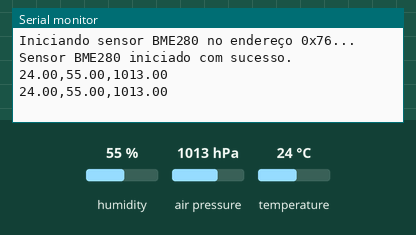
Bench run of a sketch on a simulated Arduino Uno, built with avr-gcc and run on an emulated ATmega328P. Shown: the last lines printed to the serial monitor. The inputs (shaded band) are chosen by the test bench; at power-on: humidity 55 %, air pressure 1013 hPa, temperature 24 °C.

Above: at 2.8 s.
2.9 s: humidity set to 22 %
At 4.9 s:
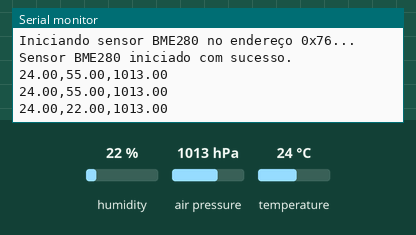
5.6 s: air pressure set to 952 hPa
At 6.6 s:
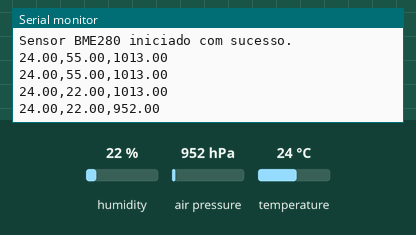
8.3 s: temperature set to 12 °C
At 11.2 s:
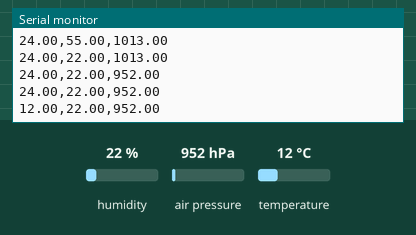

The sketch:

BME280.ino
```cpp
#include <Wire.h>
#include <Adafruit_Sensor.h>
#include <Adafruit_BME280.h>

Adafruit_BME280 bme; // I2C

void setup() {
  Serial.begin(9600);
  while (!Serial);

  Serial.println("Iniciando sensor BME280 no endereço 0x76...");

  // Tenta inicializar o sensor FORÇANDO o endereço 0x76
  bool status = bme.begin(0x76);  // <-- A MUDANÇA ESTÁ AQUI

  if (!status) {
    Serial.println("Não foi possível encontrar o sensor BME280 no endereço 0x76!");
    Serial.println("Se seu outro código funciona, verifique a fiação ou tente o endereço 0x77.");
    while (1);
  }

  Serial.println("Sensor BME280 iniciado com sucesso.");
}

void loop() {
  float temperatura = bme.readTemperature();
  float umidade = bme.readHumidity();
  float pressao = bme.readPressure() / 100.0F;

  if (isnan(temperatura) || isnan(umidade) || isnan(pressao)) {
    Serial.println("Falha ao ler do sensor BME280!");
    return;
  }

  // Envia os dados no formato que o Node.js precisa
  Serial.println(String(temperatura) + "," + String(umidade) + "," + String(pressao));

  delay(2000);
}
```

Measured:
- after the input at 2.9 s, the serial monitor: prints a new line after 1.1 s (image 1)
- after the input at 5.6 s, the serial monitor: prints a new line after 0.45 s (image 2)
- after the input at 8.3 s, the serial monitor: prints a new line after 1.8 s (image 3)
